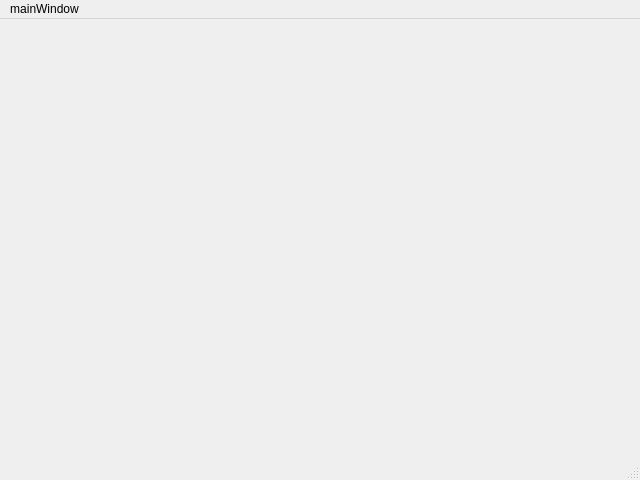
<?xml version="1.0" encoding="UTF-8"?>
<ui version="4.0">
 <class>MainWindow</class>
 <widget class="QMainWindow" name="MainWindow">
  <property name="geometry">
   <rect>
    <x>0</x>
    <y>0</y>
    <width>640</width>
    <height>480</height>
   </rect>
  </property>
  <property name="windowTitle">
   <string>MainWindow</string>
  </property>
  <widget class="QWidget" name="centralwidget"/>
  <widget class="QMenuBar" name="menubar">
   <property name="geometry">
    <rect>
     <x>0</x>
     <y>0</y>
     <width>640</width>
     <height>22</height>
    </rect>
   </property>
   <widget class="QMenu" name="menumainWindow">
    <property name="title">
     <string>mainWindow</string>
    </property>
   </widget>
   <addaction name="menumainWindow"/>
  </widget>
  <widget class="QStatusBar" name="statusbar"/>
 </widget>
 <resources/>
 <connections/>
</ui>
